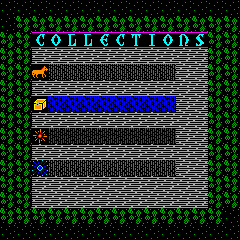

A level layout from a 2D game, rendered from its tile map. Below: a short description, then the map file with tile-grid data replaced by summaries:
An orthogonal 15x15 tile map with 16x16 px tiles, 2 tile layers (floorLayer, itemLayer).

<map version="1.5" tiledversion="1.7.2" orientation="orthogonal" renderorder="right-down" width="15" height="15" tilewidth="16" tileheight="16" infinite="0" nextlayerid="3" nextobjectid="1">
 <editorsettings>
  <export target="village.json" format="json" />
 </editorsettings>
 <tileset firstgid="1" name="ultima" tilewidth="16" tileheight="16" tilecount="256" columns="16">
  <image source="ultima.gif" width="256" height="256" />
  <tile id="4">
   <properties>
    <property name="grass" type="bool" value="true" />
   </properties>
  </tile>
  <tile id="21">
   <properties>
    <property name="horse" type="bool" value="true" />
   </properties>
  </tile>
  <tile id="60">
   <properties>
    <property name="chest" type="bool" value="true" />
   </properties>
  </tile>
  <tile id="61">
   <properties>
    <property name="ankh" type="bool" value="true" />
   </properties>
  </tile>
  <tile id="68">
   <properties>
    <property name="greenArea" type="bool" value="true" />
   </properties>
  </tile>
  <tile id="69">
   <properties>
    <property name="blueArea" type="bool" value="true" />
   </properties>
  </tile>
  <tile id="70">
   <properties>
    <property name="redArea" type="bool" value="true" />
   </properties>
  </tile>
  <tile id="71">
   <properties>
    <property name="purpleArea" type="bool" value="true" />
   </properties>
  </tile>
  <tile id="72">
   <properties>
    <property name="walls" type="bool" value="true" />
   </properties>
  </tile>
  <tile id="78">
   <properties>
    <property name="iceball" type="bool" value="true" />
   </properties>
  </tile>
  <tile id="79">
   <properties>
    <property name="fireball" type="bool" value="true" />
   </properties>
  </tile>
  <tile id="96">
   <properties>
    <property name="walls" type="bool" value="true" />
   </properties>
  </tile>
  <tile id="97">
   <properties>
    <property name="walls" type="bool" value="true" />
   </properties>
  </tile>
  <tile id="98">
   <properties>
    <property name="walls" type="bool" value="true" />
   </properties>
  </tile>
  <tile id="99">
   <properties>
    <property name="walls" type="bool" value="true" />
   </properties>
  </tile>
  <tile id="100">
   <properties>
    <property name="walls" type="bool" value="true" />
   </properties>
  </tile>
  <tile id="101">
   <properties>
    <property name="walls" type="bool" value="true" />
   </properties>
  </tile>
  <tile id="102">
   <properties>
    <property name="walls" type="bool" value="true" />
   </properties>
  </tile>
  <tile id="103">
   <properties>
    <property name="walls" type="bool" value="true" />
   </properties>
  </tile>
  <tile id="104">
   <properties>
    <property name="walls" type="bool" value="true" />
   </properties>
  </tile>
  <tile id="105">
   <properties>
    <property name="walls" type="bool" value="true" />
   </properties>
  </tile>
  <tile id="106">
   <properties>
    <property name="walls" type="bool" value="true" />
   </properties>
  </tile>
  <tile id="107">
   <properties>
    <property name="walls" type="bool" value="true" />
   </properties>
  </tile>
  <tile id="108">
   <properties>
    <property name="walls" type="bool" value="true" />
   </properties>
  </tile>
  <tile id="109">
   <properties>
    <property name="walls" type="bool" value="true" />
   </properties>
  </tile>
  <tile id="110">
   <properties>
    <property name="walls" type="bool" value="true" />
   </properties>
  </tile>
  <tile id="111">
   <properties>
    <property name="walls" type="bool" value="true" />
   </properties>
  </tile>
  <tile id="112">
   <properties>
    <property name="walls" type="bool" value="true" />
   </properties>
  </tile>
  <tile id="113">
   <properties>
    <property name="walls" type="bool" value="true" />
   </properties>
  </tile>
  <tile id="114">
   <properties>
    <property name="walls" type="bool" value="true" />
   </properties>
  </tile>
  <tile id="115">
   <properties>
    <property name="walls" type="bool" value="true" />
   </properties>
  </tile>
  <tile id="116">
   <properties>
    <property name="walls" type="bool" value="true" />
   </properties>
  </tile>
  <tile id="117">
   <properties>
    <property name="walls" type="bool" value="true" />
   </properties>
  </tile>
  <tile id="118">
   <properties>
    <property name="walls" type="bool" value="true" />
   </properties>
  </tile>
  <tile id="119">
   <properties>
    <property name="walls" type="bool" value="true" />
   </properties>
  </tile>
  <tile id="120">
   <properties>
    <property name="walls" type="bool" value="true" />
   </properties>
  </tile>
  <tile id="121">
   <properties>
    <property name="walls" type="bool" value="true" />
   </properties>
  </tile>
  <tile id="122">
   <properties>
    <property name="walls" type="bool" value="true" />
   </properties>
  </tile>
  <tile id="123">
   <properties>
    <property name="walls" type="bool" value="true" />
   </properties>
  </tile>
  <tile id="124">
   <properties>
    <property name="walls" type="bool" value="true" />
   </properties>
  </tile>
  <tile id="125">
   <properties>
    <property name="walls" type="bool" value="true" />
   </properties>
  </tile>
  <tile id="126">
   <properties>
    <property name="walls" type="bool" value="true" />
   </properties>
  </tile>
 </tileset>
 <layer id="2" name="floorLayer" width="15" height="15">
  <data>[225 cells, 121 non-empty, 1 distinct tile ids]</data>
 </layer>
 <layer id="1" name="itemLayer" width="15" height="15">
  <data>[225 cells, 151 non-empty, 18 distinct tile ids]</data>
 </layer>
</map>
